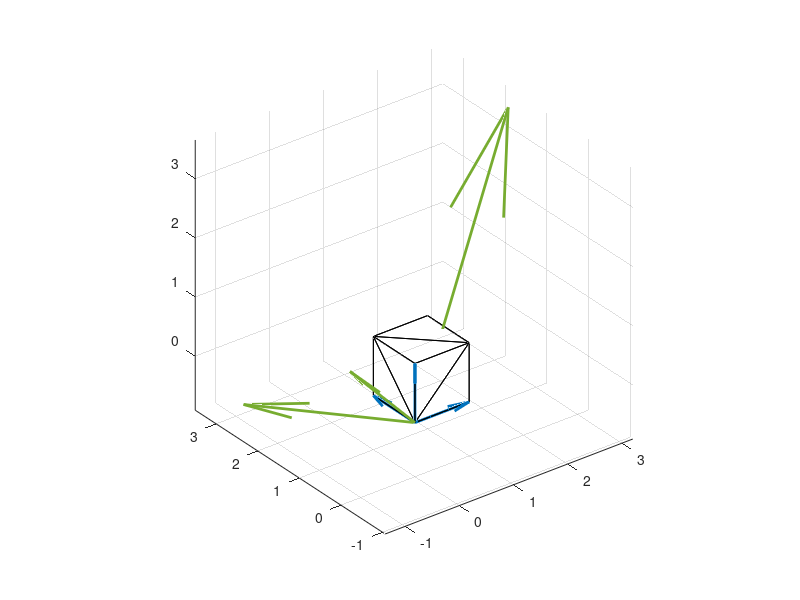

The MATLAB script that drew this image: (Note: this script raises an error after producing the figure.)
%% Esercizio
% Rappresentare i tre vettori della base canonica
% Costruire il cubo
close all
X=eye(3);
  zer=zeros(3,1);
quiver3(zer,zer,zer,X(:,1),X(:,2),X(:,3),'off','LineWidth',2)
% Mostrare il cubo di lato unitario
[x,y,z] = meshgrid([0;1],[0;1],[0;1]);
% Con le istruzioni che seguono x, y e z vengono trasformati in vettori
% colonna
x=x(:);
y=y(:);
z=z(:);
% XX=matrice che contiene le coordinate degli spigoli del cubo
XX=[x,y,z];
[TriIdx, vol] = convhull(XX(:,1),XX(:,2),XX(:,3));
% vol è il volumne
disp(['Volume del cubo unitario=' num2str(vol)])
% trisurf = grafico di superfici definite su griglie triangolari
hold('on')
trisurf(TriIdx, XX(:,1),XX(:,2),XX(:,3),'FaceAlpha',0)
axis equal


%% 
X=[-1.0542    2.7479   -0.5810
    -1.3661   -0.2187    1.4443
     3.2015    1.9302    3.3204];
close all
  zer=zeros(3,1);
quiver3(zer,zer,zer,X(:,1),X(:,2),X(:,3),'off','LineWidth',2)
hold('on')
strpoints="("+string(X(:,1))+","+string(X(:,2))+","+string(X(:,3))+")";
textscatter3(X(:,1),X(:,2),X(:,3),strpoints);
axis equal
%% 

% close all
figure
[U,Gam,V]=svd(X,'econ');
Y=X*V;

% 
[x,y,z] = meshgrid([0;1],[0;1],[0;1]);
x=x(:)*Gam(1,1);
y=y(:)*Gam(2,2);
z=z(:)*Gam(3,3);
XX=[x,y,z];
XX=XX*V';
[TriIdx, vol] = convhull(XX(:,1),XX(:,2),XX(:,3));
disp("Calcolo numerico del volume")
disp(vol)

% trisurf = grafico di superfici definite su griglie triangolari
trisurf(TriIdx, XX(:,1),XX(:,2),XX(:,3),'FaceAlpha',0)
hold('on')
  zer=zeros(3,1);
quiver3(zer,zer,zer,X(:,1),X(:,2),X(:,3),'off','LineWidth',2)
axis equal
%% Parallelepipedo ruotato
% close all
figure
XX=[x,y,z];
X2=XX(:,1);
Y2=XX(:,2);
Z2=XX(:,3);
[TriIdx, vol] = convhull(X2,Y2,Z2);
% trisurf = grafico di superfici definite su griglie triangolari
trisurf(TriIdx, X2, Y2, Z2,'FaceAlpha',0)
hold('on')
  zer=zeros(3,1);
  Xv=X*V;
quiver3(zer,zer,zer,Xv(:,1),Xv(:,2),Xv(:,3),'off','LineWidth',2)
% view(gca,[41.1475141015367 51.1570094916719]);
axis equal
% %% 
% X=[0 0 0;X;sum(X)];
% [k,vol]=convhull(X(:,1),X(:,2),X(:,3))
% 
% [TriIdx, V] = convhull(X,Y,Z)
% trisurf(TriIdx, X, Y, Z)
% 
% %% 
% A=[2 4 5;
%    3 1 2;
%    4 8 2];
% 
% a=alphaShape(A(:,1),A(:,2),A(:,3))
% 
% 
% clear all
% N = 100;
% x = linspace(0,1,N);
% y = linspace(0,1,N);
% Z = peaks(N)
% [X,Y] = meshgrid(x,y);
% [TriIdx, V] = convhull(X,Y,Z)
% trisurf(TriIdx, X, Y, Z)
% 
% 
% P = [0 0 0; 1 1 1; 1.5 0.5 2; 1.5 -0.5 2; 1.25 0.3 1; 1 0 1; 1.25 -0.3 1; 1 -1 1];
% [k,av] = convhull(P);
% trisurf(a,X(:),Y(:),Z(:),'FaceColor','cyan')
%      
% %% test
% x=[1 3 6];
% y=[2 1 4];
% z=[3 2 5];
% A=[x;y;z]
% [X,Y,Z] = meshgrid(x,y,z);
% [TriIdx,b]=convhull(X(:),Y(:),Z(:))
% trisurf(TriIdx, X(:),Y(:),Z(:),'FaceAlpha',0)
% 
% %% 
% close all
% k=0.1;
%  A=[1 3 4;
%     2 4 5;
%     6 8 2];
%   A=[0 0 1;
%      2 4 5;
%      6 8 2];
% 
%  a1=A(1,:);
%  a2=A(2,:);
%  a3=A(3,:);
% %  a1=A(:,1);
% %   a2=A(:,2);
% %   a3=A(:,3);
%  
% % [x,y,z] = meshgrid([min(a1):k:max(a1)],[min(a2):k:max(a2)],[min(a3):k:max(a3)]);
% [x,y,z] = meshgrid([0:k:max(a1)],[0:k:max(a2)],[0:k:max(a3)]);
% [x,y,z] = meshgrid(a1,a2,a3);
% [x,y,z] = meshgrid([0 1],[0 1],[0 1]);
% 
% center=0;
% x = 3*x(:)+center;
% y = 2*y(:)+center;
% z = 5*z(:)+center;
% % 26
% rot=true;
% if rot==true
% rng(27)
%  S=cov(randn(20,3));
%  [V,La]=eig(S);
% 
%  XX=[x y z]*V; % +[2 4 6];
%  x=XX(:,1);
%  y=XX(:,2);
%  z=XX(:,3);
% end
% [k1,av1] = convhull(x,y,z,'Simplify',true);
% 
% trisurf(k1,x,y,z,'FaceColor','cyan','FaceAlpha',0)
% hold('on')
% % quiver3(0,0,0,a1(3),a1(2),a1(3))
% % quiver3(0,0,0,3,0,0,'off')
% axis equal
% 
% XX=(diag([3 2 5])*V)
% zer=zeros(3,1);
% quiver3(zer,zer,zer,XX(:,1),XX(:,2),XX(:,3),'off','LineWidth',2)
% 
% %%
% [U,Gam,V1]=svd(XX,'econ');
% U'*XX*V1;
% 
% 
% %%
% n1=3;
% All=[A; a1+a2; a1+a3; a2+a3; a1+a2+a3];
% quiver3(zeros(n1,1),zeros(n1,1),zeros(n1,1),a1',a2',a3','off')
% hold('on')
% quiver3(0,0,0,3,0,0,'off')
